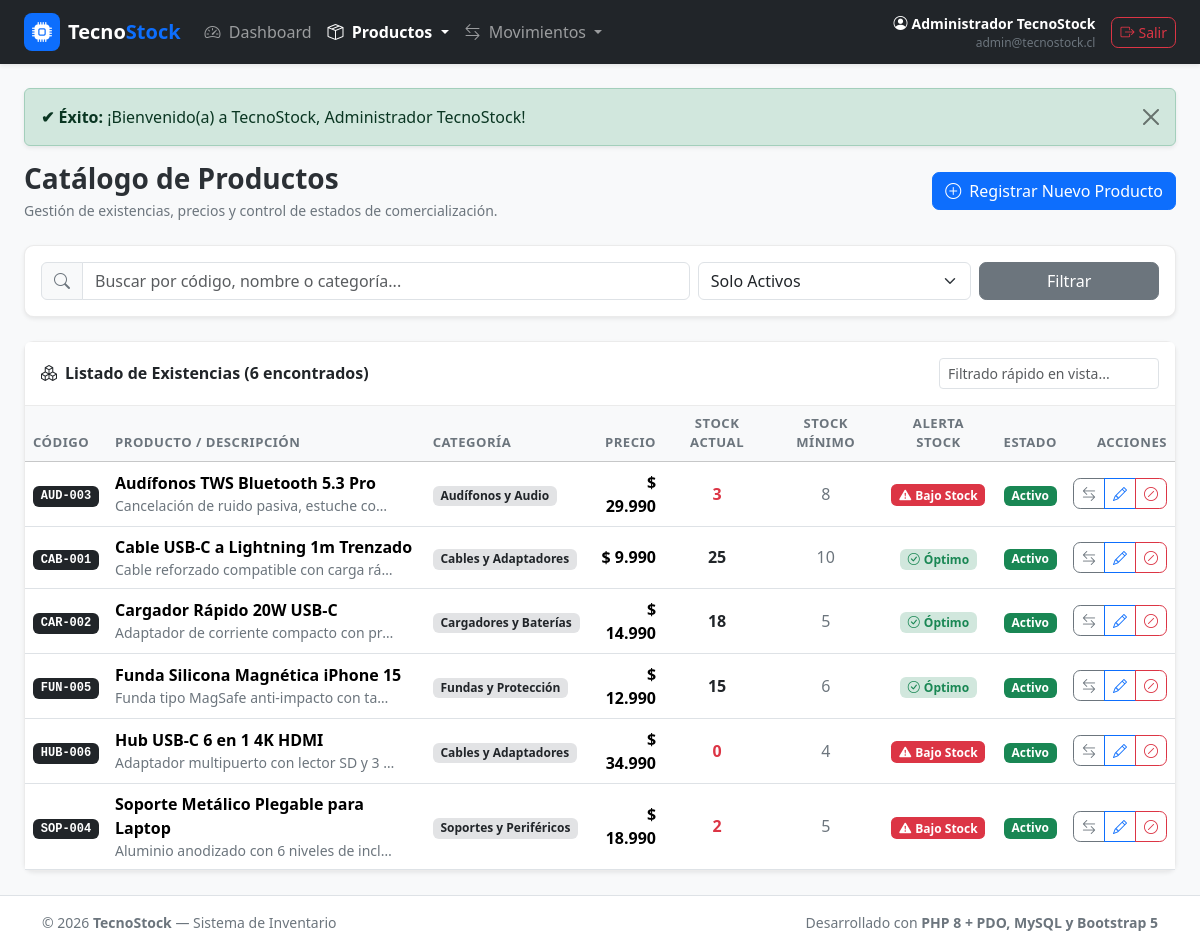
/modules/productos/index.php (signed in), run on the app's committed database.
### tables this page shows
CREATE TABLE `producto` (
  `id_producto` INT AUTO_INCREMENT PRIMARY KEY,
  `codigo` VARCHAR(50) NOT NULL UNIQUE,
  `nombre` VARCHAR(150) NOT NULL,
  `descripcion` TEXT NULL,
  `precio` DECIMAL(12,2) NOT NULL DEFAULT 0.00,
  `stock_actual` INT NOT NULL DEFAULT 0,
  `stock_minimo` INT NOT NULL DEFAULT 0,
  `estado` ENUM('activo', 'inactivo') NOT NULL DEFAULT 'activo',
  `id_categoria` INT NOT NULL,
  `creado_en` TIMESTAMP DEFAULT CURRENT_TIMESTAMP,
  `actualizado_en` TIMESTAMP DEFAULT CURRENT_TIMESTAMP ON UPDATE CURRENT_TIMESTAMP,
  CONSTRAINT `chk_producto_precio` CHECK (`precio` >= 0),
  CONSTRAINT `chk_producto_stock_actual` CHECK (`stock_actual` >= 0),
  CONSTRAINT `chk_producto_stock_minimo` CHECK (`stock_minimo` >= 0),
  CONSTRAINT `fk_producto_categoria` FOREIGN KEY (`id_categoria`)
    REFERENCES `categoria` (`id_categoria`)
    ON UPDATE CASCADE
    ON DELETE RESTRICT
);

CREATE TABLE `categoria` (
  `id_categoria` INT AUTO_INCREMENT PRIMARY KEY,
  `nombre` VARCHAR(100) NOT NULL UNIQUE,
  `descripcion` TEXT NULL,
  `estado` ENUM('activo', 'inactivo') NOT NULL DEFAULT 'activo',
  `creado_en` TIMESTAMP DEFAULT CURRENT_TIMESTAMP
);

### modules/productos/index.php (the view, shortened to what this page needs)
<?php
require_once ROOT_PATH . '/includes/helpers.php';
$pdo = getDBConnection();
$busqueda = trim($_GET['q'] ?? '');
$filtroEstado = $_GET['estado'] ?? 'activo';
$sql = "
    SELECT p.id_producto, p.codigo, p.nombre, p.descripcion, p.precio,
           p.stock_actual, p.stock_minimo, p.estado,
           c.id_categoria, c.nombre AS categoria,
           (SELECT COUNT(*) FROM movimiento m WHERE m.id_producto = p.id_producto) AS total_movimientos
    FROM producto p
    INNER JOIN categoria c ON p.id_categoria = c.id_categoria
    WHERE 1=1
";
$params = [];
if ($filtroEstado !== 'todos') {
    $sql .= " AND p.estado = :estado";
    $params[':estado'] = $filtroEstado;
}
$sql .= " ORDER BY p.nombre ASC";
$stmt = $pdo->prepare($sql);
$stmt->execute($params);
$productos = $stmt->fetchAll();
require_once ROOT_PATH . '/includes/header.php';
require_once ROOT_PATH . '/includes/navbar.php';
?>
<main class="container-fluid px-lg-4 py-4 flex-grow-1">
    <div class="d-flex flex-column flex-md-row justify-content-between align-items-md-center gap-3 mb-4">
        <div>
            <h1 class="h3 fw-bold mb-1">Catálogo de Productos</h1>
            <p class="text-secondary small mb-0">Gestión de existencias, precios y control de estados de comercialización.</p>
        </div>
        <a href="<?= base_url('modules/productos/crear.php') ?>" class="btn btn-primary d-flex align-items-center gap-2">
            <i class="bi bi-plus-circle"></i> Registrar Nuevo Producto
        </a>
    </div>
    <div class="card shadow-sm mb-4">
        <div class="card-body p-3">
            <form action="<?= base_url('modules/productos/index.php') ?>" method="GET" class="row g-2 align-items-center">
                <div class="col-12 col-md-6 col-lg-7">
                    <div class="input-group">
                        <span class="input-group-text bg-light"><i class="bi bi-search text-secondary"></i></span>
                        <input type="text" name="q" class="form-control" placeholder="Buscar por código, nombre o categoría..." value="<?= e($busqueda) ?>">
                    </div>
                </div>
                <div class="col-6 col-md-3 col-lg-3">
                    <select name="estado" class="form-select" onchange="this.form.submit()">
                        <option value="activo" <?= $filtroEstado === 'activo' ? 'selected' : '' ?>>Solo Activos</option>
                    </select>
                </div>
                <div class="col-6 col-md-3 col-lg-2 d-flex gap-2">
                    <button type="submit" class="btn btn-secondary w-100">Filtrar</button>
                </div>
            </form>
        </div>
    </div>
    <div class="card shadow-sm">
        <div class="card-header bg-white py-3 d-flex justify-content-between align-items-center">
            <span class="fw-bold"><i class="bi bi-boxes me-2"></i>Listado de Existencias (<?= count($productos) ?> encontrados)</span>
            <input type="text" id="filtroRapidoTabla" class="form-control form-control-sm w-auto d-none d-sm-inline-block" placeholder="Filtrado rápido en vista...">
        </div>
        <div class="card-body p-0">
            <div class="table-responsive">
                <table class="table table-hover align-middle mb-0">
                    <thead class="table-light">
                        <tr>
                            <th>Código</th>
                            <th>Producto / Descripción</th>
                            <th>Categoría</th>
                            <th class="text-end">Precio</th>
                            <th class="text-center">Stock Actual</th>
                            <th class="text-center">Stock Mínimo</th>
                            <th class="text-center">Alerta Stock</th>
                            <th class="text-center">Estado</th>
                            <th class="text-end">Acciones</th>
                        </tr>
                    </thead>
                    <tbody>
                        <?php if (empty($productos)): ?>
                            <tr>
                                <td colspan="9" class="text-center py-5 text-muted">
                                    <i class="bi bi-inbox fs-1 d-block mb-2 text-secondary"></i>
                                    No se encontraron productos que coincidan con la búsqueda.
                                </td>
                            </tr>
                        <?php else: ?>
                            <?php foreach ($productos as $p):
                                $esBajoStock = ($p['stock_actual'] < $p['stock_minimo']);
                            ?>
                            <tr class="<?= ($esBajoStock && $p['estado'] === 'activo') ? 'table-row-stock-critico' : '' ?>">
                                <td>
                                    <span class="badge bg-dark font-monospace"><?= e($p['codigo']) ?></span>
                                </td>
                                <td>
                                    <div class="fw-bold"><?= e($p['nombre']) ?></div>
                                    <small class="text-secondary d-block text-truncate" style="max-width: 280px;">
                                        <?= e($p['descripcion'] ?: 'Sin descripción') ?>
                                    </small>
                                </td>
                                <td>
                                    <span class="badge bg-secondary-subtle text-dark"><?= e($p['categoria']) ?></span>
                                </td>
                                <td class="text-end fw-semibold">
                                    <?= formatearMoneda($p['precio']) ?>
                                </td>
                                <td class="text-center">
                                    <span class="fs-6 fw-bold <?= $esBajoStock ? 'text-danger' : 'text-dark' ?>">
                                        <?= $p['stock_actual'] ?>
                                    </span>
                                </td>
                                <td class="text-center text-secondary">
                                    <?= $p['stock_minimo'] ?>
                                </td>
                                <td class="text-center">
                                    <?php if ($esBajoStock && $p['estado'] === 'activo'): ?>
                                        <span class="badge badge-stock-bajo">
                                            <i class="bi bi-exclamation-triangle-fill me-1"></i>Bajo Stock
                                        </span>
                                    <?php else: ?>
                                        <span class="badge bg-success-subtle text-success">
                                            <i class="bi bi-check-circle me-1"></i>Óptimo
                                        </span>
                                    <?php endif; ?>
                                </td>
                                <td class="text-center">
                                    <?php if ($p['estado'] === 'activo'): ?>
                                        <span class="badge bg-success">Activo</span>
                                    <?php else: ?>
                                        <span class="badge bg-secondary">Inactivo</span>
                                    <?php endif; ?>
                                </td>
                                <td class="text-end">
                                    <div class="btn-group btn-group-sm" role="group">
                                        <a href="<?= base_url('modules/movimientos/registrar.php?id_producto=' . $p['id_producto']) ?>" class="btn btn-outline-secondary" title="Registrar movimiento">
                                            <i class="bi bi-arrow-left-right"></i>
                                        </a>
                                        <a href="<?= base_url('modules/productos/editar.php?id=' . $p['id_producto']) ?>" class="btn btn-outline-primary" title="Editar producto">
                                            <i class="bi bi-pencil"></i>
                                        </a>
                                        <?php if ($p['estado'] === 'activo'): ?>
                                            <a href="<?= base_url('modules/productos/desactivar.php?id=' . $p['id_producto'] . '&accion=desactivar') ?>"
                                               class="btn btn-outline-danger btn-desactivar-producto"
                                               data-nombre="<?= e($p['nombre']) ?>"
                                               title="Desactivar producto (baja lógica)">
                                                <i class="bi bi-slash-circle"></i>
                                            </a>
                                        <?php endif; ?>
                                    </div>
                                </td>
                            </tr>
                            <?php endforeach; ?>
                        <?php endif; ?>
                    </tbody>
                </table>
            </div>
        </div>
    </div>
</main>
<?php require_once ROOT_PATH . '/includes/footer.php'; ?>

### assets/css/custom.css (style rules this page uses)
:root { --ts-primary: #0d6efd; --ts-danger: #dc3545; --ts-warning: #ffc107; --ts-success: #198754; }
body { font-family: system-ui, -apple-system, "Segoe UI", Roboto, "Helvetica Neue", Arial, sans-serif; color: #2b3035; }
.card { border-radius: 0.6rem; border: 1px solid rgba(0, 0, 0, 0.08); }
.card-header { background-color: #ffffff; border-bottom: 1px solid rgba(0, 0, 0, 0.08); font-weight: 600; }
.badge-stock-bajo { background-color: #dc3545; color: #fff; font-weight: 600; padding: 0.4em 0.65em; border-radius: 0.35rem; animation: pulseAlert 2s infinite ease-in-out; }
.table-row-stock-critico { background-color: rgba(220, 53, 69, 0.08) !important; }
.table th { font-size: 0.82rem; text-transform: uppercase; letter-spacing: 0.5px; color: #6c757d; font-weight: 600; }
.table td { vertical-align: middle; }
.btn { border-radius: 0.45rem; transition: all 0.2s ease-in-out; }

### data on the page
producto: codigo "AUD-003", nombre "Audífonos TWS Bluetooth 5.3 Pro", descripcion "Cancelación de ruido pasiva, estuche co…", id_categoria.nombre "Audífonos y Audio", precio "$ 29.990", stock_actual "3", stock_minimo "8", estado "activo" (drawn)
producto: codigo "CAB-001", nombre "Cable USB-C a Lightning 1m Trenzado", descripcion "Cable reforzado compatible con carga rá…", id_categoria.nombre "Cables y Adaptadores", precio "$ 9.990", stock_actual "25", stock_minimo "10", shows "Óptimo", estado "Activo"
producto: codigo "CAR-002", nombre "Cargador Rápido 20W USB-C", descripcion "Adaptador de corriente compacto con pr…", id_categoria.nombre "Cargadores y Baterías", precio "$ 14.990", stock_actual "18", stock_minimo "5", shows "Óptimo", estado "Activo"
producto: codigo "FUN-005", nombre "Funda Silicona Magnética iPhone 15", descripcion "Funda tipo MagSafe anti-impacto con ta…", id_categoria.nombre "Fundas y Protección", precio "$ 12.990", stock_actual "15", stock_minimo "6", shows "Óptimo", estado "Activo"
producto: codigo "HUB-006", nombre "Hub USB-C 6 en 1 4K HDMI", descripcion "Adaptador multipuerto con lector SD y 3…", id_categoria.nombre "Cables y Adaptadores", precio "$ 34.990", stock_actual "0", stock_minimo "4", estado "activo" (drawn)
producto: codigo "SOP-004", nombre "Soporte Metálico Plegable para Laptop", descripcion "Aluminio anodizado con 6 niveles de incl…", id_categoria.nombre "Soportes y Periféricos", precio "$ 18.990", stock_actual "2", stock_minimo "5", estado "activo" (drawn)

### other printed values
$usuario['nombre'] "Administrador TecnoStock"
$usuario['correo'] "admin@tecnostock.cl"
$mensaje "¡Bienvenido(a) a TecnoStock, Administrador TecnoStock!"
count($productos) "6"
